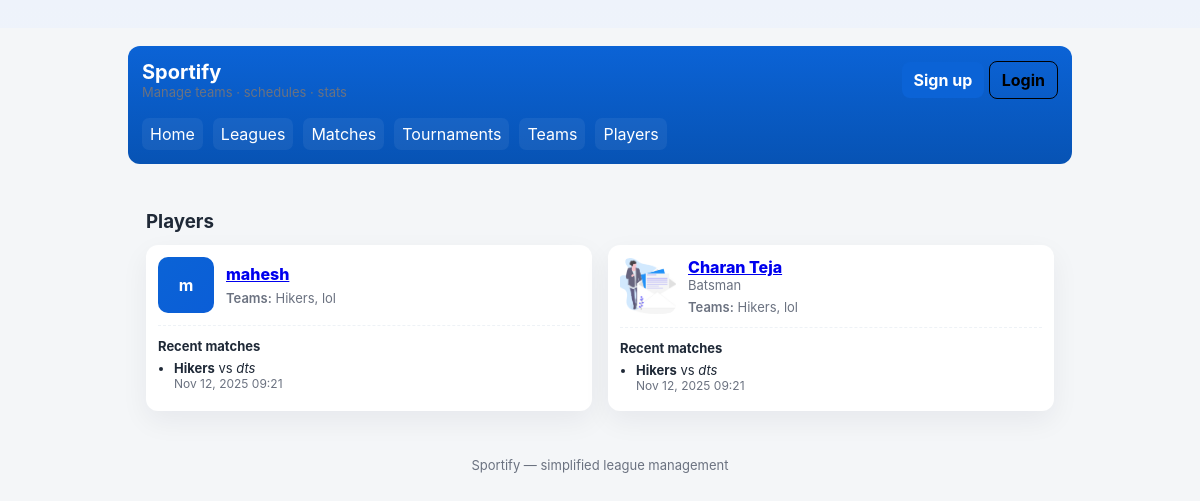
Screenshot of /accounts/players/ with the database file from the repository.
### accounts/models.py (models this page shows, shortened)
class Player(models.Model):
    user = models.OneToOneField(User, on_delete=models.CASCADE, null=True, blank=True)
    full_name = models.CharField(max_length=200)
    bio = models.TextField(blank=True)
    photo = models.ImageField(upload_to='players/', null=True, blank=True)
    position = models.CharField(max_length=100, blank=True)
    age = models.PositiveIntegerField(null=True, blank=True)

class Team(models.Model):
    name = models.CharField(max_length=200)
    short_name = models.CharField(max_length=20, blank=True)
    logo = models.ImageField(upload_to='teams/', null=True, blank=True)
    created_at = models.DateTimeField(auto_now_add=True)
    players = models.ManyToManyField(Player, blank=True, related_name='teams')

### matches/models.py (models this page shows, shortened)
class Match(models.Model):
    league = models.ForeignKey(League, on_delete=models.CASCADE, related_name='matches')
    date = models.DateTimeField(null=True, blank=True)
    home = models.ForeignKey(Team, related_name='home_matches', on_delete=models.CASCADE)
    away = models.ForeignKey(Team, related_name='away_matches', on_delete=models.CASCADE)
    home_score = models.PositiveIntegerField(null=True, blank=True, default=0)
    away_score = models.PositiveIntegerField(null=True, blank=True, default=0)
    played = models.BooleanField(default=False)
    class Meta:
        unique_together = ('home', 'away', 'date')

### accounts/views.py (the view)
# urls.py: path('players/', views.player_list, name='player_list'),
def player_list(request):
    players = list(Player.objects.all())
    try:
        from matches.models import Match, Goal
        from django.db.models import Q
        for p in players:
            qs = (
                Match.objects
                .filter(Q(home__players=p) | Q(away__players=p) | Q(goal__player=p))
                .select_related('home', 'away')
                .prefetch_related('home__players', 'away__players')
                .distinct()
                .order_by('-date')[:5]
            )
            recent = []
            for m in qs:
                played_for = None
                opponent = None
                side = None
                try:
                    if p in m.home.players.all():
                        played_for = m.home
                        opponent = m.away
                        side = 'home'
                    elif p in m.away.players.all():
                        played_for = m.away
                        opponent = m.home
                        side = 'away'
                except Exception:
                    pass
                recent.append({'match': m, 'team': played_for, 'opponent': opponent, 'side': side})
            p.recent_matches = recent
    except Exception:
        for p in players:
            p.recent_matches = []
    return render(request, 'players/player_list.html', {'players': players})

### templates/players/player_list.html (shortened to what this page needs)
{% extends 'base.html' %}
{% block content %}
<div class="container">
  <header style="display:flex;justify-content:space-between;align-items:center">
    <h3 style="margin:0">Players</h3>
  </header>
  <section class="players-grid">
    {% for p in players %}
      <article class="player-card">
        <div style="display:flex;align-items:center;gap:12px">
          {% if p.photo %}
            <img src="{{ p.photo.url }}" alt="{{ p.full_name }}" style="width:56px;height:56px;border-radius:10px;object-fit:cover">
          {% else %}
            <div style="width:56px;height:56px;border-radius:10px;background:linear-gradient(135deg,var(--accent),var(--accent-2));display:flex;align-items:center;justify-content:center;color:#fff;font-weight:700">{{ p.full_name|slice:":1" }}</div>
          {% endif %}
          <div>
            <div style="font-weight:800"> <a href="{% url 'accounts:player_profile' p.pk %}">{{ p.full_name }}</a></div>
            <div class="muted" style="font-size:13px">{{ p.position|default:"" }}</div>
            <div class="muted" style="font-size:13px;margin-top:6px">
              <strong style="font-weight:600">Teams:</strong>
              <span>
                {% for team in p.teams.all %}
                  {{ team.name }}{% if not forloop.last %}, {% endif %}
                {% empty %}
                  — none
                {% endfor %}
              </span>
            </div>
          </div>
        </div>
        {% if p.recent_matches %}
          <div style="margin-top:12px;border-top:1px dashed #eef2f6;padding-top:12px">
            <div style="font-size:13px;margin-bottom:6px;font-weight:700">Recent matches</div>
            <ul style="margin:0;padding-left:16px">
              {% for item in p.recent_matches %}
                <li style="margin-bottom:6px;font-size:13px">
                  {% if item.team %}
                    <strong>{{ item.team.name }}</strong>
                    vs <em>{{ item.opponent.name }}</em>
                  {% else %}
                    {{ item.match.home.name }} vs {{ item.match.away.name }}
                  {% endif %}
                  <div class="muted" style="font-size:12px">{{ item.match.date|date:"M d, Y H:i" }}</div>
                </li>
              {% endfor %}
            </ul>
          </div>
        {% endif %}
      </article>
    {% empty %}
      <div class="player-card">No players yet.</div>
    {% endfor %}
  </section>
</div>
{% endblock %}

### templates/base.html (style rules this page uses)
:root { --bg:#f6f8fb; --card:#ffffff; --muted:#6b7280; --accent:#0d6efd; --accent-2:#0b5ed7; --radius:12px; --shadow: 0 6px 18px rgba(15,23,42,0.08); --shadow-sm: 0 2px 8px rgba(15,23,42,0.06); --max-width:1100px; --glass: rgba(255,255,255,0.65); font-family: Inter, ui-sans-serif, system-ui, -apple-system, "Segoe UI", Roboto, "Helvetica Neue", Arial; }
html,body { height:100%;margin:0;background:linear-gradient(180deg,#eef3fb 0%,var(--bg) 100%);color:#0f172a; }
.container { max-width:var(--max-width);margin:0 auto;padding:28px; }
.muted { color:var(--muted) }
:root { --bg:#f4f6f8; --surface:#ffffff; --accent:#0b63d6; --muted:#6b7280; --radius:10px; --max:980px; }
* { box-sizing:border-box }
body { margin:0;font-family:Inter, system-ui, -apple-system, "Segoe UI", Roboto, Arial; background:var(--bg); color:#1f2937 }
.container { max-width:var(--max);margin:28px auto;padding:18px }
.muted { color:var(--muted);font-size:13px }

### templates/players/player_list.html (style rules this page uses)
.players-grid { display:grid;grid-template-columns:repeat(auto-fit,minmax(220px,1fr));gap:16px;margin-top:12px }
.player-card { background:#fff;padding:12px;border-radius:12px;box-shadow:0 10px 28px rgba(12,24,50,0.06) }
.muted { color:var(--muted) }

### rows the page displays
Player: full_name "m", full_name "mahesh"
Team: name "Hikers"
Team: name "lol"
Match: team.name "Hikers", opponent.name "dts", match "Nov 12, 2025 09:21"
Player: photo (picture), full_name "Charan Teja", position "Batsman"
